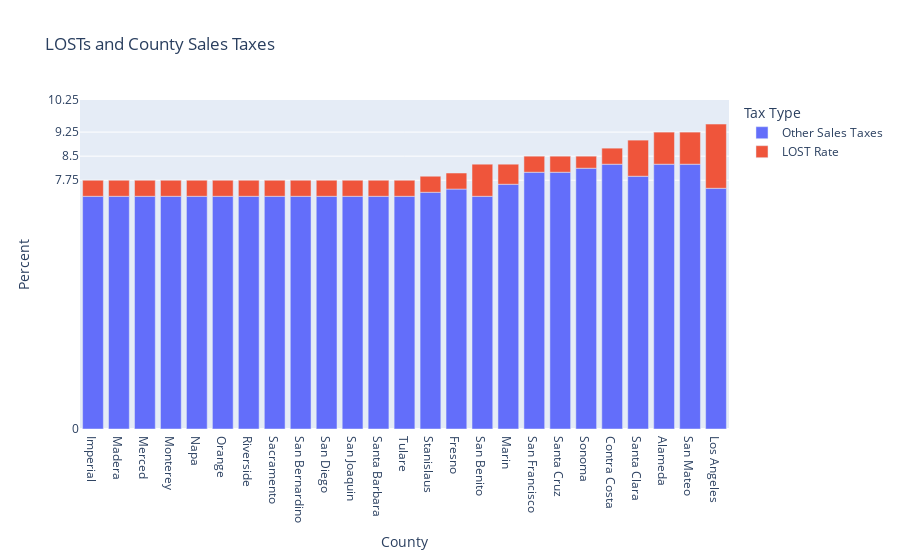

Here is the notebook cell this chart was saved with:
### Code cell
fig = px.bar(rate_rename,
      x='county_name',
      y=['Other Sales Taxes','LOST Rate'],
       labels={"county_name": "County",
               "value":"Percent",
               "variable":"Tax Type"},
      title='LOSTs and County Sales Taxes')
fig.update_yaxes(range=[0, 10.25], tickvals=[0, 7.75, 8.5, 9.25 , 10.25])

fig.show()

### Figure 1 — Plotly figure (JSON) as saved in the notebook; plotly's stock layout.template omitted (floating-point values rounded to 4 significant figures)
{"data": [{"alignmentgroup": "True", "hovertemplate": "Tax Type=Other Sales Taxes<br>County=%{x}<br>Percent=%{y}<extra></extra>", "legendgroup": "Other Sales Taxes", "marker": {"color": "#636efa"}, "name": "Other Sales Taxes", "offsetgroup": "Other Sales Taxes", "orientation": "v", "showlegend": true, "textposition": "auto", "type": "bar", "x": ["Imperial", "Madera", "Merced", "Monterey", "Napa", "Orange", "Riverside", "Sacramento", "San Bernardino", "San Diego", "San Joaquin", "Santa Barbara", "Tulare", "Stanislaus", "Fresno", "San Benito", "Marin", "San Francisco", "Santa Cruz", "Sonoma", "Contra Costa", "Santa Clara", "Alameda", "San Mateo", "Los Angeles"], "xaxis": "x", "y": [7.25, 7.25, 7.25, 7.25, 7.25, 7.25, 7.25, 7.25, 7.25, 7.25, 7.25, 7.25, 7.25, 7.375, 7.475, 7.25, 7.625, 8, 8, 8.125, 8.25, 7.875, 8.25, 8.25, 7.5], "yaxis": "y"}, {"alignmentgroup": "True", "hovertemplate": "Tax Type=LOST Rate<br>County=%{x}<br>Percent=%{y}<extra></extra>", "legendgroup": "LOST Rate", "marker": {"color": "#EF553B"}, "name": "LOST Rate", "offsetgroup": "LOST Rate", "orientation": "v", "showlegend": true, "textposition": "auto", "type": "bar", "x": ["Imperial", "Madera", "Merced", "Monterey", "Napa", "Orange", "Riverside", "Sacramento", "San Bernardino", "San Diego", "San Joaquin", "Santa Barbara", "Tulare", "Stanislaus", "Fresno", "San Benito", "Marin", "San Francisco", "Santa Cruz", "Sonoma", "Contra Costa", "Santa Clara", "Alameda", "San Mateo", "Los Angeles"], "xaxis": "x", "y": [0.5, 0.5, 0.5, 0.5, 0.5, 0.5, 0.5, 0.5, 0.5, 0.5, 0.5, 0.5, 0.5, 0.5, 0.5, 1, 0.625, 0.5, 0.5, 0.375, 0.5, 1.125, 1, 1, 2], "yaxis": "y"}], "layout": {"barmode": "relative", "legend": {"title": {"text": "Tax Type"}, "tracegroupgap": 0}, "title": {"text": "LOSTs and County Sales Taxes"}, "xaxis": {"anchor": "y", "domain": [0, 1], "title": {"text": "County"}}, "yaxis": {"anchor": "x", "domain": [0, 1], "range": [0, 10.25], "tickvals": [0, 7.75, 8.5, 9.25, 10.25], "title": {"text": "Percent"}}}}
